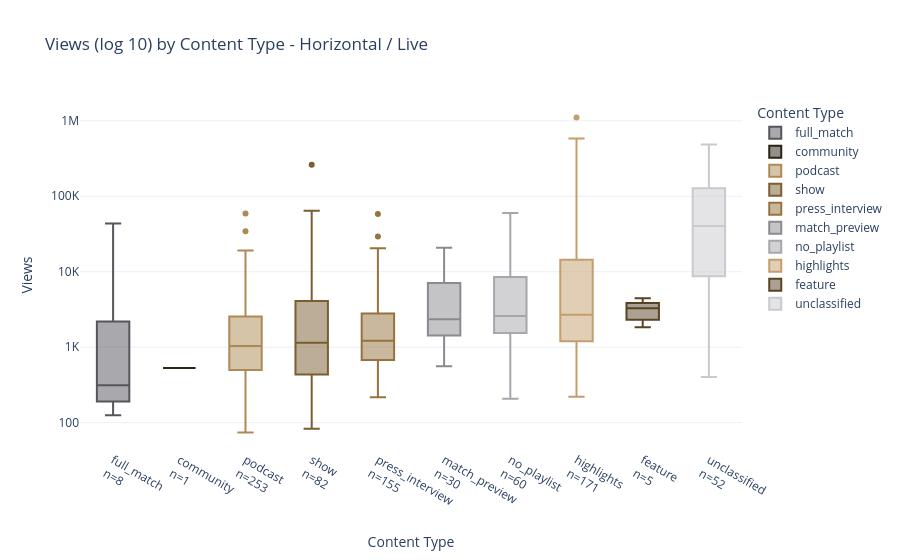

Notebook source saved alongside this figure:
### Code cell
horizontal_df = df[df['format'] != 'short'].copy()

order = horizontal_df.groupby('content_type')['view_count'].median().sort_values().index.tolist()
n = horizontal_df['content_type'].value_counts()

fig = px.box(
    horizontal_df, x='content_type', y='log10_views',
    color='content_type',
    color_discrete_map=CONTENT_COLORS,
    category_orders={'content_type': order},
    title='Views (log 10) by Content Type - Horizontal / Live ',
    labels={'content_type': 'Content Type', 'log10_views': "Views"}
    )

fig.update_xaxes(
    tickvals=order,
    ticktext=[f'{f}<br>n={n[f]}' for f in order])

fig.update_yaxes(
    tickvals=[2, 3, 4, 5, 6],
    ticktext=['100', '1K', '10K', '100K', '1M'])

fig.show()

### Figure 1 — Plotly figure (JSON) as saved in the notebook; plotly's stock layout.template omitted (floating-point values rounded to 4 significant figures; data arrays with more than 128 entries replaced by an {"elided": "..."} marker saying what was removed)
{"data": [{"alignmentgroup": "True", "hovertemplate": "Content Type=%{x}<br>Views=%{y}<extra></extra>", "legendgroup": "full_match", "marker": {"color": "#55555C"}, "name": "full_match", "notched": false, "offsetgroup": "full_match", "orientation": "v", "showlegend": true, "type": "box", "x": ["full_match", "full_match", "full_match", "full_match", "full_match", "full_match", "full_match", "full_match"], "x0": " ", "xaxis": "x", "y": [4.639, 2.446, 2.097, 2.547, 2.669, 2.398, 2.164, 4.012], "y0": " ", "yaxis": "y"}, {"alignmentgroup": "True", "hovertemplate": "Content Type=%{x}<br>Views=%{y}<extra></extra>", "legendgroup": "community", "marker": {"color": "#2B2114"}, "name": "community", "notched": false, "offsetgroup": "community", "orientation": "v", "showlegend": true, "type": "box", "x": ["community"], "x0": " ", "xaxis": "x", "y": [2.724], "y0": " ", "yaxis": "y"}, {"alignmentgroup": "True", "hovertemplate": "Content Type=%{x}<br>Views=%{y}<extra></extra>", "legendgroup": "podcast", "marker": {"color": "#AD8A55"}, "name": "podcast", "notched": false, "offsetgroup": "podcast", "orientation": "v", "showlegend": true, "type": "box", "x": {"elided": "253 str values"}, "x0": " ", "xaxis": "x", "y": {"elided": "253 float values"}, "y0": " ", "yaxis": "y"}, {"alignmentgroup": "True", "hovertemplate": "Content Type=%{x}<br>Views=%{y}<extra></extra>", "legendgroup": "show", "marker": {"color": "#7A5D31"}, "name": "show", "notched": false, "offsetgroup": "show", "orientation": "v", "showlegend": true, "type": "box", "x": ["show", "show", "show", "show", "show", "show", "show", "show", "show", "show", "show", "show", "show", "show", "show", "show", "show", "show", "show", "show", "show", "show", "show", "show", "show", "show", "show", "show", "show", "show", "show", "show", "show", "show", "show", "show", "show", "show", "show", "show", "show", "show", "show", "show", "show", "show", "show", "show", "show", "show", "show", "show", "show", "show", "show", "show", "show", "show", "show", "show", "show", "show", "show", "show", "show", "show", "show", "show", "show", "show", "show", "show", "show", "show", "show", "show", "show", "show", "show", "show", "show", "show"], "x0": " ", "xaxis": "x", "y": [3.236, 3.269, 3.36, 3.726, 2.71, 2.717, 2.967, 2.747, 3.745, 3.575, 2.888, 3.711, 3.052, 3.057, 3.848, 3.628, 4.809, 4.779, 3.401, 3.163, 3.051, 3.611, 3.886, 3.897, 3.696, 3.622, 4.349, 3.578, 3.351, 4.675, 4.284, 3.274, 3.38, 3.17, 3.044, 3.071, 4.127, 3.523, 3.549, 5.417, 4.014, 4.81, 3.537, 2.61, 3.166, 2.63, 3.02, 2.765, 2.695, 2.556, 2.583, 2.732, 2.903, 2.407, 3.034, 2.35, 2.22, 2.152, 2.068, 1.919, 2.037, 2.107, 1.973, 2.17, 2.258, 2.354, 4.37, 3.063, 3.45, 3.597, 2.577, 2.444, 2.835, 2.618, 3.043, 2.594, 2.685, 2.636, 2.877, 2.783, 3.948, 3.495], "y0": " ", "yaxis": "y"}, {"alignmentgroup": "True", "hovertemplate": "Content Type=%{x}<br>Views=%{y}<extra></extra>", "legendgroup": "press_interview", "marker": {"color": "#96733E"}, "name": "press_interview", "notched": false, "offsetgroup": "press_interview", "orientation": "v", "showlegend": true, "type": "box", "x": {"elided": "155 str values"}, "x0": " ", "xaxis": "x", "y": {"elided": "155 float values"}, "y0": " ", "yaxis": "y"}, {"alignmentgroup": "True", "hovertemplate": "Content Type=%{x}<br>Views=%{y}<extra></extra>", "legendgroup": "match_preview", "marker": {"color": "#8A8A90"}, "name": "match_preview", "notched": false, "offsetgroup": "match_preview", "orientation": "v", "showlegend": true, "type": "box", "x": ["match_preview", "match_preview", "match_preview", "match_preview", "match_preview", "match_preview", "match_preview", "match_preview", "match_preview", "match_preview", "match_preview", "match_preview", "match_preview", "match_preview", "match_preview", "match_preview", "match_preview", "match_preview", "match_preview", "match_preview", "match_preview", "match_preview", "match_preview", "match_preview", "match_preview", "match_preview", "match_preview", "match_preview", "match_preview", "match_preview"], "x0": " ", "xaxis": "x", "y": [3.375, 3.179, 3.191, 2.747, 2.751, 2.851, 3.247, 3.283, 2.823, 3.006, 3.202, 3.89, 3.596, 3.079, 3.46, 3.362, 3.967, 4.009, 4.113, 3.854, 3.532, 3.51, 3.72, 3.851, 4.319, 3.828, 3.927, 2.911, 3.184, 3.155], "y0": " ", "yaxis": "y"}, {"alignmentgroup": "True", "hovertemplate": "Content Type=%{x}<br>Views=%{y}<extra></extra>", "legendgroup": "no_playlist", "marker": {"color": "#A6A6AC"}, "name": "no_playlist", "notched": false, "offsetgroup": "no_playlist", "orientation": "v", "showlegend": true, "type": "box", "x": ["no_playlist", "no_playlist", "no_playlist", "no_playlist", "no_playlist", "no_playlist", "no_playlist", "no_playlist", "no_playlist", "no_playlist", "no_playlist", "no_playlist", "no_playlist", "no_playlist", "no_playlist", "no_playlist", "no_playlist", "no_playlist", "no_playlist", "no_playlist", "no_playlist", "no_playlist", "no_playlist", "no_playlist", "no_playlist", "no_playlist", "no_playlist", "no_playlist", "no_playlist", "no_playlist", "no_playlist", "no_playlist", "no_playlist", "no_playlist", "no_playlist", "no_playlist", "no_playlist", "no_playlist", "no_playlist", "no_playlist", "no_playlist", "no_playlist", "no_playlist", "no_playlist", "no_playlist", "no_playlist", "no_playlist", "no_playlist", "no_playlist", "no_playlist", "no_playlist", "no_playlist", "no_playlist", "no_playlist", "no_playlist", "no_playlist", "no_playlist", "no_playlist", "no_playlist", "no_playlist"], "x0": " ", "xaxis": "x", "y": [3.32, 2.877, 4.165, 4.082, 3.86, 3.891, 4.238, 3.038, 4.337, 3.098, 2.809, 3.201, 2.958, 4.166, 3.141, 3.307, 4.641, 3.438, 3.967, 4.006, 4.777, 3.896, 3.539, 3.75, 3.354, 3.631, 3.424, 3.234, 3.85, 3.719, 3.403, 4.556, 4.432, 3.09, 3.921, 3.424, 3.202, 3.435, 3.202, 3.318, 3.194, 4.336, 3.374, 3.943, 3.65, 4.054, 3.308, 3.321, 4.417, 2.316, 2.604, 3.278, 2.928, 2.576, 2.574, 3.002, 2.9, 3.457, 3.355, 3.181], "y0": " ", "yaxis": "y"}, {"alignmentgroup": "True", "hovertemplate": "Content Type=%{x}<br>Views=%{y}<extra></extra>", "legendgroup": "highlights", "marker": {"color": "#C39E6D"}, "name": "highlights", "notched": false, "offsetgroup": "highlights", "orientation": "v", "showlegend": true, "type": "box", "x": {"elided": "171 str values"}, "x0": " ", "xaxis": "x", "y": {"elided": "171 float values"}, "y0": " ", "yaxis": "y"}, {"alignmentgroup": "True", "hovertemplate": "Content Type=%{x}<br>Views=%{y}<extra></extra>", "legendgroup": "feature", "marker": {"color": "#584324"}, "name": "feature", "notched": false, "offsetgroup": "feature", "orientation": "v", "showlegend": true, "type": "box", "x": ["feature", "feature", "feature", "feature", "feature"], "x0": " ", "xaxis": "x", "y": [3.398, 3.649, 3.563, 3.517, 3.264], "y0": " ", "yaxis": "y"}, {"alignmentgroup": "True", "hovertemplate": "Content Type=%{x}<br>Views=%{y}<extra></extra>", "legendgroup": "unclassified", "marker": {"color": "#C9C9CE"}, "name": "unclassified", "notched": false, "offsetgroup": "unclassified", "orientation": "v", "showlegend": true, "type": "box", "x": ["unclassified", "unclassified", "unclassified", "unclassified", "unclassified", "unclassified", "unclassified", "unclassified", "unclassified", "unclassified", "unclassified", "unclassified", "unclassified", "unclassified", "unclassified", "unclassified", "unclassified", "unclassified", "unclassified", "unclassified", "unclassified", "unclassified", "unclassified", "unclassified", "unclassified", "unclassified", "unclassified", "unclassified", "unclassified", "unclassified", "unclassified", "unclassified", "unclassified", "unclassified", "unclassified", "unclassified", "unclassified", "unclassified", "unclassified", "unclassified", "unclassified", "unclassified", "unclassified", "unclassified", "unclassified", "unclassified", "unclassified", "unclassified", "unclassified", "unclassified", "unclassified", "unclassified"], "x0": " ", "xaxis": "x", "y": [5.062, 4.114, 5.685, 4.169, 5.623, 4.322, 5.122, 3.137, 3.59, 4.001, 4.075, 3.588, 5.093, 3.566, 4.769, 3.388, 3.615, 4.024, 5.218, 5.216, 4.21, 4.444, 4.648, 4.229, 4.848, 5.124, 5.215, 3.882, 4.716, 4.562, 4.722, 4.519, 4.221, 4.885, 3.786, 4.652, 5.369, 4.799, 4.925, 4.668, 5.45, 5.285, 4.788, 5.365, 5.308, 5.187, 3.084, 3.655, 4.141, 2.931, 2.605, 3.05], "y0": " ", "yaxis": "y"}], "layout": {"boxmode": "overlay", "legend": {"title": {"text": "Content Type"}, "tracegroupgap": 0}, "title": {"text": "Views (log 10) by Content Type - Horizontal / Live "}, "xaxis": {"anchor": "y", "categoryarray": ["full_match", "community", "podcast", "show", "press_interview", "match_preview", "no_playlist", "highlights", "feature", "unclassified"], "categoryorder": "array", "domain": [0, 1], "ticktext": ["full_match<br>n=8", "community<br>n=1", "podcast<br>n=253", "show<br>n=82", "press_interview<br>n=155", "match_preview<br>n=30", "no_playlist<br>n=60", "highlights<br>n=171", "feature<br>n=5", "unclassified<br>n=52"], "tickvals": ["full_match", "community", "podcast", "show", "press_interview", "match_preview", "no_playlist", "highlights", "feature", "unclassified"], "title": {"text": "Content Type"}}, "yaxis": {"anchor": "x", "domain": [0, 1], "ticktext": ["100", "1K", "10K", "100K", "1M"], "tickvals": [2, 3, 4, 5, 6], "title": {"text": "Views"}}}}
